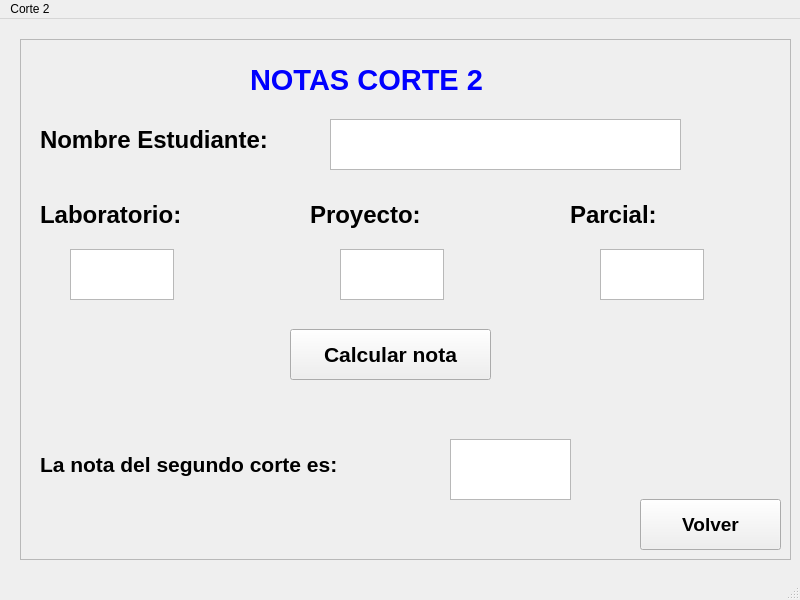
<?xml version="1.0" encoding="UTF-8"?>
<ui version="4.0">
 <class>MainWindow</class>
 <widget class="QMainWindow" name="MainWindow">
  <property name="geometry">
   <rect>
    <x>0</x>
    <y>0</y>
    <width>800</width>
    <height>600</height>
   </rect>
  </property>
  <property name="windowTitle">
   <string>MainWindow</string>
  </property>
  <widget class="QWidget" name="centralwidget">
   <widget class="QFrame" name="frame">
    <property name="geometry">
     <rect>
      <x>20</x>
      <y>20</y>
      <width>771</width>
      <height>521</height>
     </rect>
    </property>
    <property name="frameShape">
     <enum>QFrame::StyledPanel</enum>
    </property>
    <property name="frameShadow">
     <enum>QFrame::Raised</enum>
    </property>
    <widget class="QLabel" name="label">
     <property name="geometry">
      <rect>
       <x>230</x>
       <y>10</y>
       <width>301</width>
       <height>61</height>
      </rect>
     </property>
     <property name="font">
      <font>
       <family>Arial</family>
       <pointsize>22</pointsize>
       <weight>75</weight>
       <bold>true</bold>
      </font>
     </property>
     <property name="styleSheet">
      <string notr="true">color: rgb(0, 0, 255);</string>
     </property>
     <property name="text">
      <string>NOTAS CORTE 2</string>
     </property>
    </widget>
    <widget class="QLabel" name="label_2">
     <property name="geometry">
      <rect>
       <x>20</x>
       <y>160</y>
       <width>181</width>
       <height>31</height>
      </rect>
     </property>
     <property name="font">
      <font>
       <family>Arial</family>
       <pointsize>18</pointsize>
       <weight>75</weight>
       <bold>true</bold>
      </font>
     </property>
     <property name="text">
      <string>Laboratorio: </string>
     </property>
    </widget>
    <widget class="QLabel" name="label_3">
     <property name="geometry">
      <rect>
       <x>290</x>
       <y>160</y>
       <width>181</width>
       <height>31</height>
      </rect>
     </property>
     <property name="font">
      <font>
       <family>Arial</family>
       <pointsize>18</pointsize>
       <weight>75</weight>
       <bold>true</bold>
      </font>
     </property>
     <property name="text">
      <string>Proyecto:</string>
     </property>
    </widget>
    <widget class="QLabel" name="label_4">
     <property name="geometry">
      <rect>
       <x>550</x>
       <y>160</y>
       <width>181</width>
       <height>31</height>
      </rect>
     </property>
     <property name="font">
      <font>
       <family>Arial</family>
       <pointsize>18</pointsize>
       <weight>75</weight>
       <bold>true</bold>
      </font>
     </property>
     <property name="text">
      <string>Parcial:</string>
     </property>
    </widget>
    <widget class="QPlainTextEdit" name="plainTextEdit">
     <property name="geometry">
      <rect>
       <x>50</x>
       <y>210</y>
       <width>104</width>
       <height>51</height>
      </rect>
     </property>
     <property name="font">
      <font>
       <family>Arial</family>
       <pointsize>20</pointsize>
      </font>
     </property>
    </widget>
    <widget class="QPlainTextEdit" name="plainTextEdit_2">
     <property name="geometry">
      <rect>
       <x>320</x>
       <y>210</y>
       <width>104</width>
       <height>51</height>
      </rect>
     </property>
     <property name="font">
      <font>
       <family>Arial</family>
       <pointsize>20</pointsize>
      </font>
     </property>
    </widget>
    <widget class="QPlainTextEdit" name="plainTextEdit_3">
     <property name="geometry">
      <rect>
       <x>580</x>
       <y>210</y>
       <width>104</width>
       <height>51</height>
      </rect>
     </property>
     <property name="font">
      <font>
       <family>Arial</family>
       <pointsize>20</pointsize>
      </font>
     </property>
    </widget>
    <widget class="QLabel" name="label_5">
     <property name="geometry">
      <rect>
       <x>20</x>
       <y>70</y>
       <width>311</width>
       <height>61</height>
      </rect>
     </property>
     <property name="font">
      <font>
       <family>Arial</family>
       <pointsize>18</pointsize>
       <weight>75</weight>
       <bold>true</bold>
      </font>
     </property>
     <property name="text">
      <string>Nombre Estudiante: </string>
     </property>
    </widget>
    <widget class="QPlainTextEdit" name="plainTextEdit_4">
     <property name="geometry">
      <rect>
       <x>310</x>
       <y>80</y>
       <width>351</width>
       <height>51</height>
      </rect>
     </property>
     <property name="font">
      <font>
       <family>Arial</family>
       <pointsize>20</pointsize>
      </font>
     </property>
    </widget>
    <widget class="QPushButton" name="pushButton">
     <property name="geometry">
      <rect>
       <x>270</x>
       <y>290</y>
       <width>201</width>
       <height>51</height>
      </rect>
     </property>
     <property name="font">
      <font>
       <family>Arial</family>
       <pointsize>16</pointsize>
       <weight>75</weight>
       <bold>true</bold>
      </font>
     </property>
     <property name="text">
      <string>Calcular nota</string>
     </property>
    </widget>
    <widget class="QLabel" name="label_6">
     <property name="geometry">
      <rect>
       <x>20</x>
       <y>390</y>
       <width>391</width>
       <height>71</height>
      </rect>
     </property>
     <property name="font">
      <font>
       <family>Arial</family>
       <pointsize>16</pointsize>
       <weight>75</weight>
       <bold>true</bold>
      </font>
     </property>
     <property name="text">
      <string>La nota del segundo corte es: </string>
     </property>
    </widget>
    <widget class="QTextBrowser" name="textBrowser">
     <property name="geometry">
      <rect>
       <x>430</x>
       <y>400</y>
       <width>121</width>
       <height>61</height>
      </rect>
     </property>
    </widget>
    <widget class="QPushButton" name="pushButton_2">
     <property name="geometry">
      <rect>
       <x>620</x>
       <y>460</y>
       <width>141</width>
       <height>51</height>
      </rect>
     </property>
     <property name="font">
      <font>
       <family>Arial</family>
       <pointsize>14</pointsize>
       <weight>75</weight>
       <bold>true</bold>
      </font>
     </property>
     <property name="text">
      <string>Volver</string>
     </property>
    </widget>
   </widget>
  </widget>
  <widget class="QMenuBar" name="menubar">
   <property name="geometry">
    <rect>
     <x>0</x>
     <y>0</y>
     <width>800</width>
     <height>26</height>
    </rect>
   </property>
   <widget class="QMenu" name="menuCorte_2">
    <property name="title">
     <string>Corte 2</string>
    </property>
   </widget>
   <addaction name="menuCorte_2"/>
  </widget>
  <widget class="QStatusBar" name="statusbar"/>
 </widget>
 <resources/>
 <connections/>
</ui>
